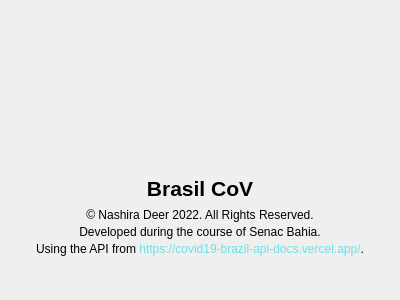
<?xml version="1.0" encoding="UTF-8"?>
<ui version="4.0">
 <class>AboutWindow</class>
 <widget class="QWidget" name="AboutWindow">
  <property name="windowModality">
   <enum>Qt::ApplicationModal</enum>
  </property>
  <property name="geometry">
   <rect>
    <x>0</x>
    <y>0</y>
    <width>400</width>
    <height>300</height>
   </rect>
  </property>
  <property name="sizePolicy">
   <sizepolicy hsizetype="Fixed" vsizetype="Fixed">
    <horstretch>0</horstretch>
    <verstretch>0</verstretch>
   </sizepolicy>
  </property>
  <property name="minimumSize">
   <size>
    <width>400</width>
    <height>300</height>
   </size>
  </property>
  <property name="maximumSize">
   <size>
    <width>400</width>
    <height>300</height>
   </size>
  </property>
  <property name="windowTitle">
   <string>Brasil CoV - About</string>
  </property>
  <property name="windowIcon">
   <iconset resource="../resources.qrc">
    <normaloff>:/images/icons/brasilcov.ico</normaloff>:/images/icons/brasilcov.ico</iconset>
  </property>
  <property name="locale">
   <locale language="English" country="UnitedStates"/>
  </property>
  <layout class="QHBoxLayout" name="horizontalLayout">
   <item>
    <spacer name="horizontalSpacer">
     <property name="orientation">
      <enum>Qt::Horizontal</enum>
     </property>
     <property name="sizeHint" stdset="0">
      <size>
       <width>40</width>
       <height>20</height>
      </size>
     </property>
    </spacer>
   </item>
   <item>
    <widget class="QWidget" name="widget" native="true">
     <property name="sizePolicy">
      <sizepolicy hsizetype="Expanding" vsizetype="Expanding">
       <horstretch>0</horstretch>
       <verstretch>0</verstretch>
      </sizepolicy>
     </property>
     <property name="maximumSize">
      <size>
       <width>450</width>
       <height>16777215</height>
      </size>
     </property>
     <layout class="QVBoxLayout" name="verticalLayout">
      <property name="spacing">
       <number>3</number>
      </property>
      <property name="topMargin">
       <number>30</number>
      </property>
      <item>
       <widget class="QWidget" name="widget_2" native="true">
        <layout class="QHBoxLayout" name="horizontalLayout_2">
         <item>
          <spacer name="horizontalSpacer_3">
           <property name="orientation">
            <enum>Qt::Horizontal</enum>
           </property>
           <property name="sizeHint" stdset="0">
            <size>
             <width>0</width>
             <height>20</height>
            </size>
           </property>
          </spacer>
         </item>
         <item>
          <widget class="QLabel" name="label">
           <property name="minimumSize">
            <size>
             <width>110</width>
             <height>110</height>
            </size>
           </property>
           <property name="maximumSize">
            <size>
             <width>110</width>
             <height>110</height>
            </size>
           </property>
           <property name="text">
            <string/>
           </property>
           <property name="pixmap">
            <pixmap resource="../resources.qrc">:/images/icons/nashiradeer.png</pixmap>
           </property>
           <property name="scaledContents">
            <bool>true</bool>
           </property>
          </widget>
         </item>
         <item>
          <spacer name="horizontalSpacer_4">
           <property name="orientation">
            <enum>Qt::Horizontal</enum>
           </property>
           <property name="sizeHint" stdset="0">
            <size>
             <width>0</width>
             <height>20</height>
            </size>
           </property>
          </spacer>
         </item>
        </layout>
       </widget>
      </item>
      <item>
       <spacer name="verticalSpacer_2">
        <property name="orientation">
         <enum>Qt::Vertical</enum>
        </property>
        <property name="sizeHint" stdset="0">
         <size>
          <width>40</width>
          <height>20</height>
         </size>
        </property>
       </spacer>
      </item>
      <item>
       <widget class="QLabel" name="about_title">
        <property name="font">
         <font>
          <pointsize>16</pointsize>
          <bold>true</bold>
         </font>
        </property>
        <property name="text">
         <string>Brasil CoV</string>
        </property>
        <property name="alignment">
         <set>Qt::AlignCenter</set>
        </property>
       </widget>
      </item>
      <item>
       <spacer name="verticalSpacer_3">
        <property name="orientation">
         <enum>Qt::Vertical</enum>
        </property>
        <property name="sizeHint" stdset="0">
         <size>
          <width>20</width>
          <height>20</height>
         </size>
        </property>
       </spacer>
      </item>
      <item>
       <widget class="QLabel" name="label_3">
        <property name="text">
         <string>© Nashira Deer 2022. All Rights Reserved.</string>
        </property>
        <property name="alignment">
         <set>Qt::AlignCenter</set>
        </property>
       </widget>
      </item>
      <item>
       <widget class="QLabel" name="label_4">
        <property name="text">
         <string>Developed during the course of Senac Bahia.</string>
        </property>
        <property name="alignment">
         <set>Qt::AlignCenter</set>
        </property>
       </widget>
      </item>
      <item>
       <widget class="QLabel" name="label_5">
        <property name="text">
         <string>&lt;html&gt;&lt;head/&gt;&lt;body&gt;&lt;p&gt;Using the API from &lt;a href=&quot;https://covid19-brazil-api-docs.vercel.app/&quot; style=&quot;color: #6fdfdf; text-decoration: none;&quot;&gt;https://covid19-brazil-api-docs.vercel.app/&lt;/a&gt;.&lt;/p&gt;&lt;/body&gt;&lt;/html&gt;</string>
        </property>
        <property name="textFormat">
         <enum>Qt::RichText</enum>
        </property>
        <property name="alignment">
         <set>Qt::AlignCenter</set>
        </property>
        <property name="openExternalLinks">
         <bool>true</bool>
        </property>
       </widget>
      </item>
      <item>
       <spacer name="verticalSpacer">
        <property name="orientation">
         <enum>Qt::Vertical</enum>
        </property>
        <property name="sizeHint" stdset="0">
         <size>
          <width>20</width>
          <height>40</height>
         </size>
        </property>
       </spacer>
      </item>
     </layout>
    </widget>
   </item>
   <item>
    <spacer name="horizontalSpacer_2">
     <property name="orientation">
      <enum>Qt::Horizontal</enum>
     </property>
     <property name="sizeHint" stdset="0">
      <size>
       <width>40</width>
       <height>20</height>
      </size>
     </property>
    </spacer>
   </item>
  </layout>
 </widget>
 <resources>
  <include location="../resources.qrc"/>
 </resources>
 <connections/>
</ui>
